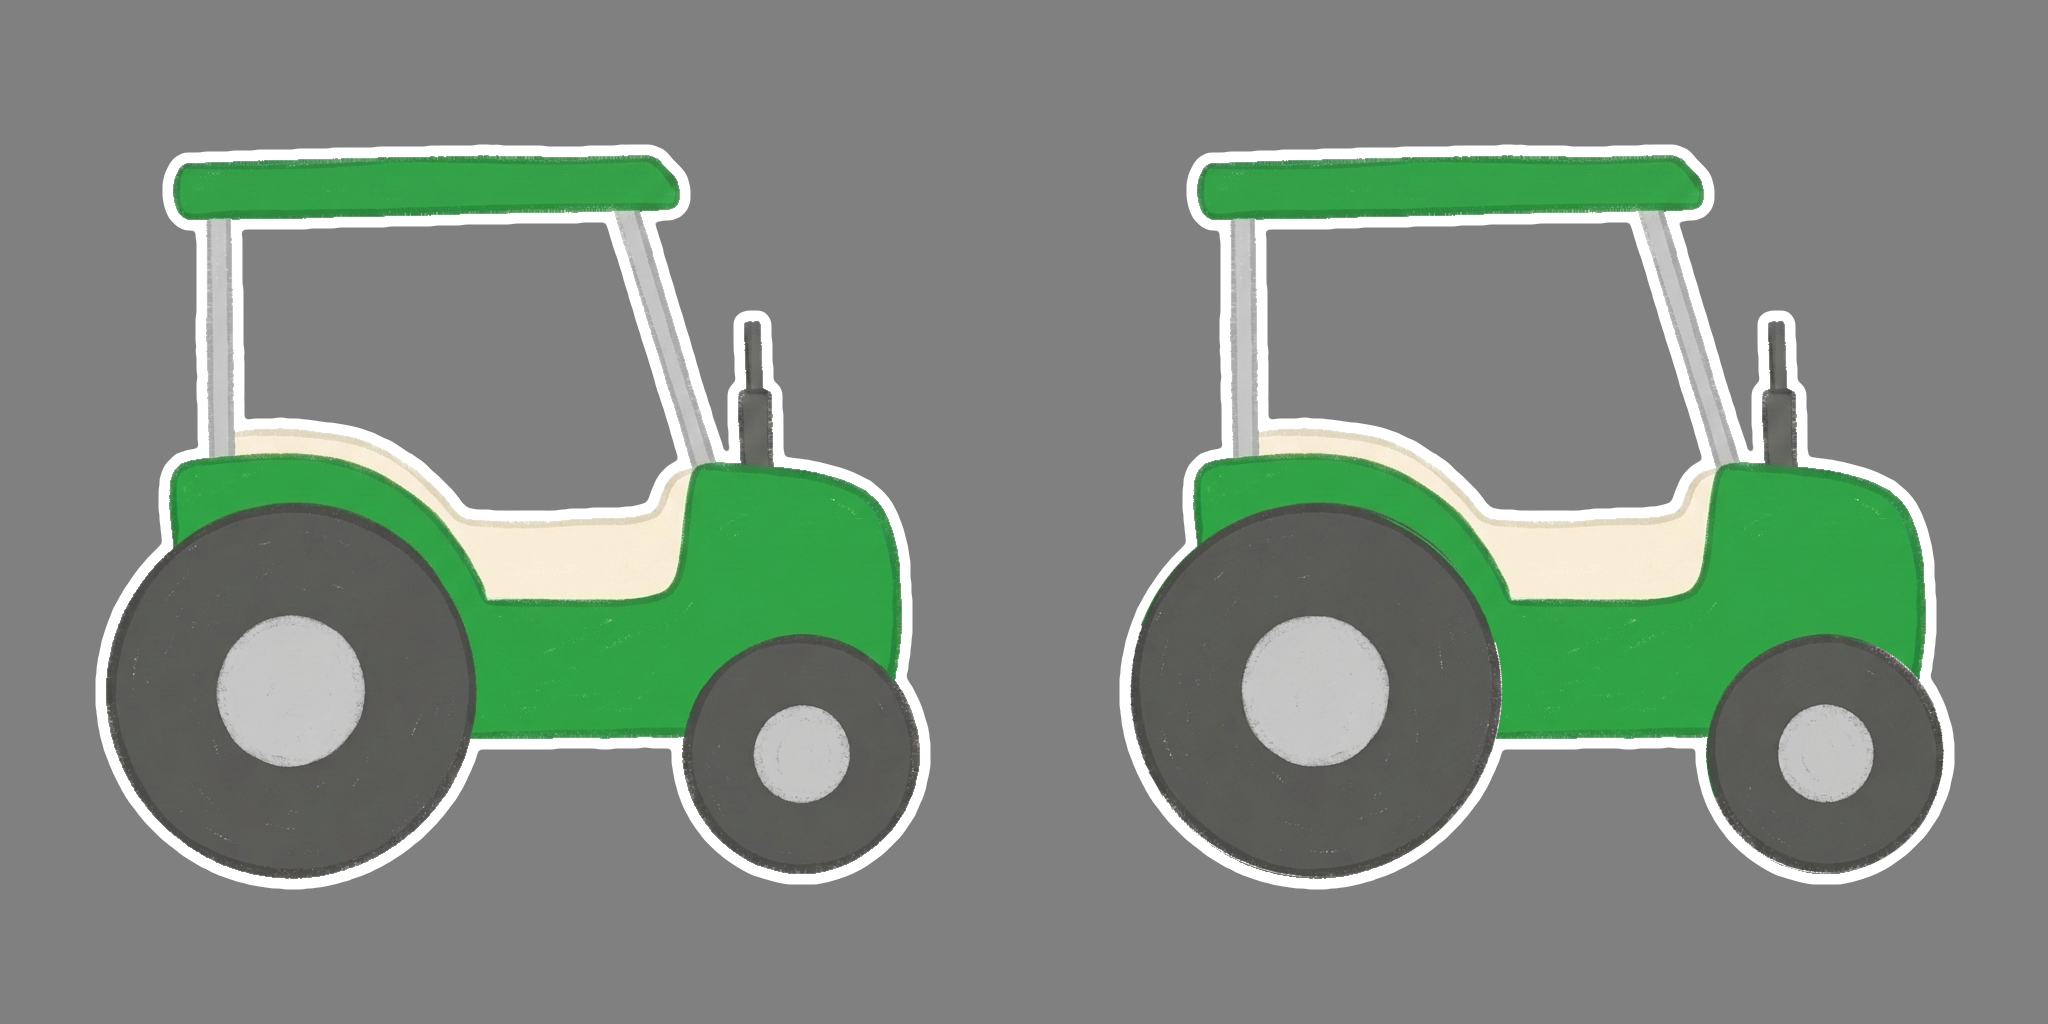

The script that saved this image:
import json, os
from PIL import Image
import numpy as np
HER = os.path.dirname(os.path.abspath(__file__))
R = json.load(open(os.path.join(HER, "..", "traktor-gron-v2-rigg.json")))
L = lambda n: Image.open(os.path.join(HER, n)).convert("RGBA")
def stapla(vinkel, bg):
    im = Image.new("RGBA", L("traktor-bak.png").size, bg)
    for n in ("traktor-bak", "traktor-fram"):
        im.alpha_composite(L(n + ".png"))
    for n, k in (("hjul-bak", "hjulBak"), ("hjul-fram", "hjulFram")):
        h = L(n + ".png")
        h = h.rotate(vinkel, center=(R[k]["cx"], R[k]["cy"]), resample=Image.BICUBIC)
        im.alpha_composite(h)
    return im
bg = (128, 128, 128, 255)
a, b = stapla(0, bg), stapla(30, bg)
hel = Image.new("RGBA", a.size, bg); hel.alpha_composite(L("traktor-gron-v2.png"))
d = np.abs(np.asarray(a).astype(int) - np.asarray(hel).astype(int)).sum(2)
print("stapel mot hel: pixlar med diff>30:", int((d > 30).sum()))
Image.fromarray(((d > 30) * 255).astype("uint8")).save("/private/tmp/claude-501/s/diff.png")
k = Image.new("RGB", (a.width * 2, a.height), bg[:3])
k.paste(a.convert("RGB"), (0, 0)); k.paste(b.convert("RGB"), (a.width, 0))
k.save(os.path.join(HER, "kontroll.png"))
